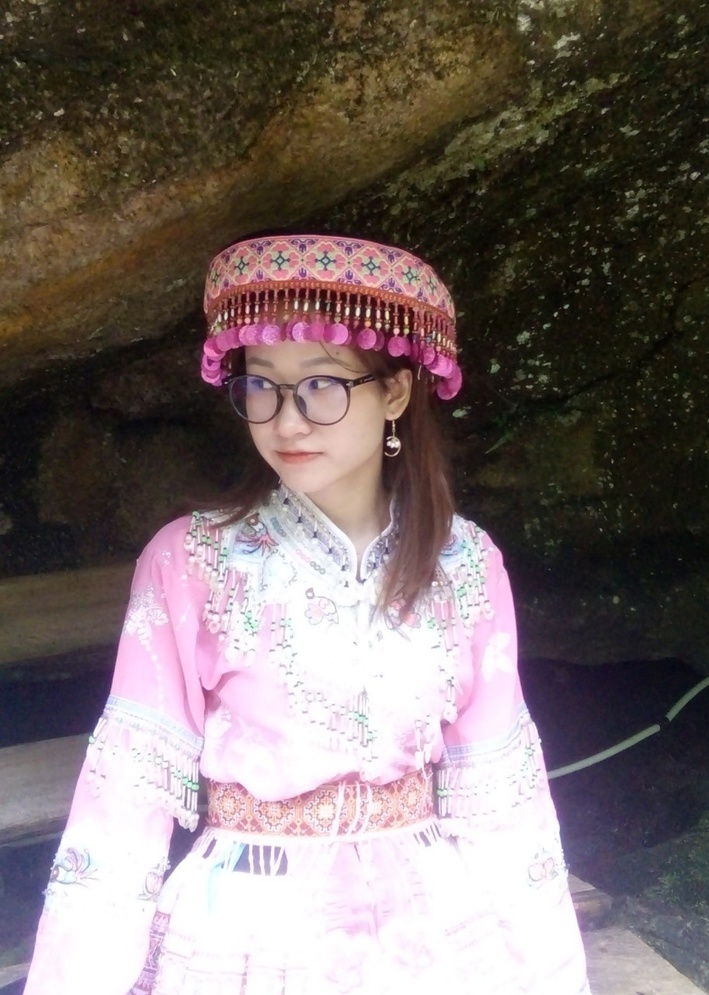
#> input picture Toan_tu_tren_diem_anh/anh1.jpg, 709 x 995 px, shrunk from 913 x 1280 before the run
$ python Logarit.py
#> lines starting #> are read from the running program, lines starting #| are printed output that depends on the picture
import cv2 as cv
import matplotlib.pyplot as plt

def Chuyen_doi_logarit(img, c):
    return float(c) * cv.log(1.0 + img)

def show_Chuyen_doi_logarit():
    fig = plt.figure(figsize=(16, 9))
    ax1, ax2 = fig.subplots(1, 2)

    img = cv.imread('anh1.jpg')
#> img is the input picture: shape (995, 709, 3); mean B, G, R 105.8, 107.8, 119.5
    img = cv.cvtColor(img, cv.COLOR_BGR2RGB)
    ax1.imshow(img, cmap='gray')
    ax1.set_title("Ảnh gốc")

    y = Chuyen_doi_logarit(img, 0.1)
#> in Chuyen_doi_logarit, `return float(c) * cv.log(1.0 + img)`:
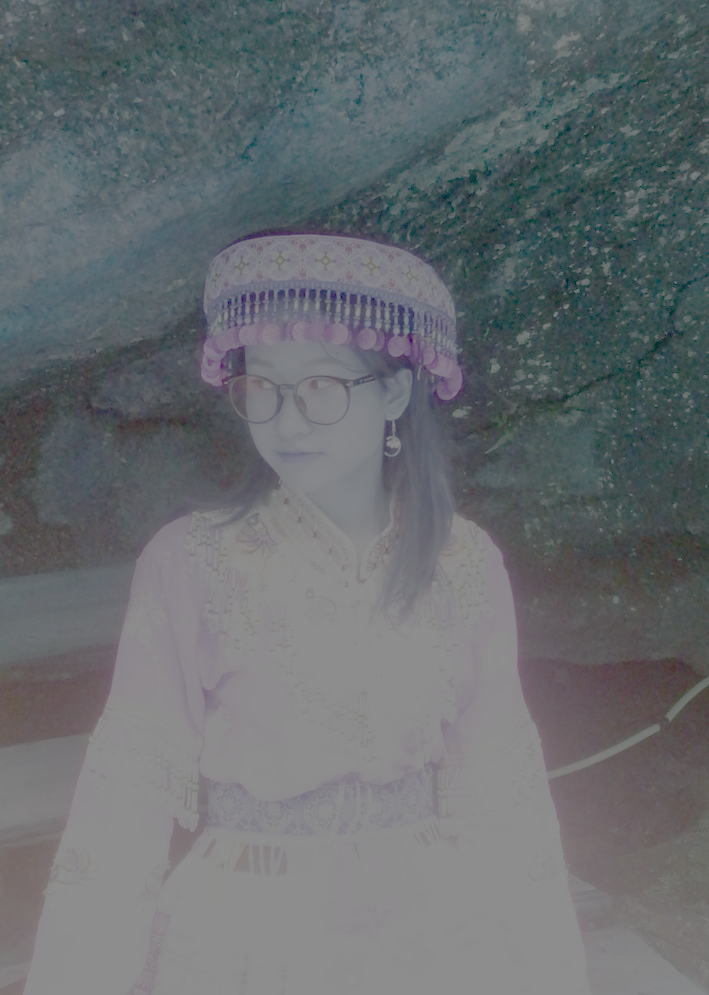
#> returned value: shape (995, 709, 3) float64; mean of channels 0, 1, 2 0.442, 0.428, 0.409; drawn as B, G, R
    ax2.imshow(y, cmap='gray')
    ax2.set_title("Chuyển đổi bằng hàm Logarit")
    plt.show()
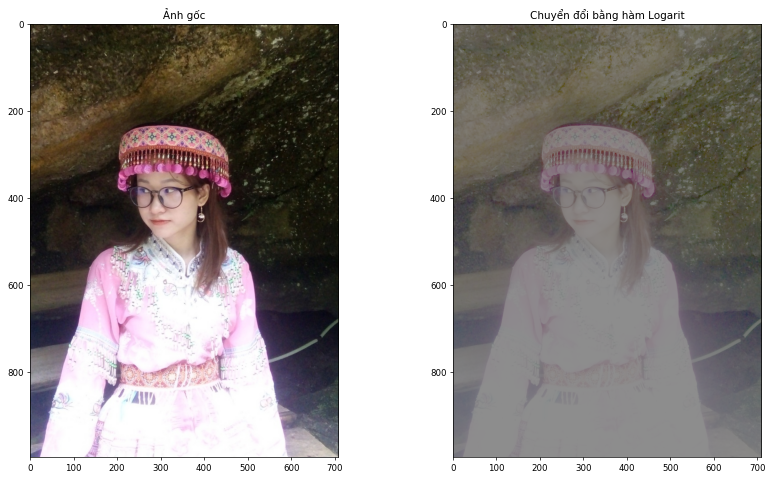
#> figure drawn by matplotlib, 2 panels

if __name__ == '__main__':
    show_Chuyen_doi_logarit()
